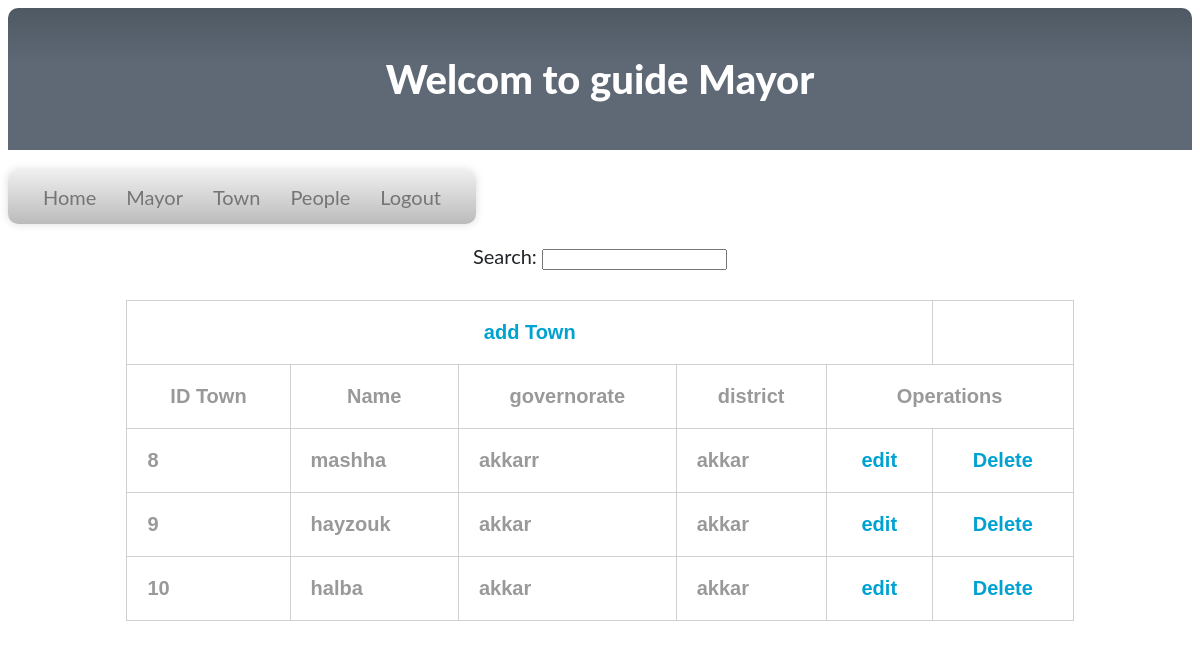
The page /showtown.php on the database its author committed.
### tables this page shows
CREATE TABLE IF NOT EXISTS `town` (
  `id` int(11) NOT NULL AUTO_INCREMENT,
  `name` varchar(20) NOT NULL,
  `governorate` varchar(20) NOT NULL,
  `district` varchar(20) NOT NULL,
  `deletee` varchar(20) NOT NULL DEFAULT 'false',
  PRIMARY KEY (`id`)
);

### src/showtown.php (the view, shortened to what this page needs)
<!DOCTYPE html>
<html>
<head>
  <link rel="stylesheet" type="text/css" media="screen" href="main.css" />
</head>
<body>
<div class="header" >
<h1> Welcom to guide Mayor </h1>
</div>
<nav >
	<ul>
		<li><a href="admin.php">Home</a></li>
		<li><a href="showallmayor.php">Mayor</a>
		</li>
		<li><a href="showtown.php">Town</a>
		</li>
		<li><a href="#">People</a>
			<li><a href="logout.php">Logout</a>
			</li>
	</ul></li>
</nav>
<center>
<center>
<div id="body">
<form>
Search: <input type="text" onkeyup="showHint(this.value)">
</form>
<pSuggestions: <div id="txtHint"></div></p>
 <div id="content">
    <table align="center">
    <tr>
    <th colspan="5"><a href="addtown.php">add Town</a></th>
    </tr>
    <th>ID Town</th>
    <th>Name</th>
    <th>governorate</th>
    <th>district</th>
    <th colspan="2">Operations</th>
    <?php
    $con= mysqli_connect("localhost", "root","", "guide");
 $sql_query="SELECT * FROM town where deletee='false' ";
 $result=mysqli_query($con,$sql_query);
 while($row=mysqli_fetch_row($result))
 {
  ?>
        <tr>
        <td><?php echo $row[0]; ?></td>
        <td><?php echo $row[1]; ?></td>
        <td><?php echo $row[2]; ?></td>
        <td><?php echo $row[3]; ?></td>
  <td align="center">
  <a href="<?php echo "edittown.php?id=$row[0]" ?>"
  >edit</a>
   </td>
   <td align="center"><a href="<?php echo "delettown.php?id=$row[0]" ?>" >Delete</a></td>
        </tr>
        <?php
 }
 ?>
    </table>
    </div>
</center>
</body>
</html>

### src/css/main.css (style rules this page uses)
body { font-size: 20px; color: #212529; font-family: 'Lato', 'Times New Roman', serif; }
h1, h2, h3, h4, h5, h6 { font-weight: 800; font-family: 'Lato', 'Helvetica Neue', Helvetica, Arial, sans-serif; }
a { color: #212529; -webkit-transition: all 0.2s; -moz-transition: all 0.2s; transition: all 0.2s; }

### src/showtown.php (style rules this page uses)
nav ul { background: #efefef; background: linear-gradient(top, #efefef 0%, #bbbbbb 100%); background: -moz-linear-gradient(top, #efefef 0%, #bbbbbb 100%); background: -webkit-linear-gradient(top, #efefef 0%,#bbbbbb 100%); box-shadow: 0px 0px 9px rgba(0,0,0,0.15); padding: 0 20px; border-radius: 10px; list-style: none; position: relative; display: inline-table; }
nav ul:after { content: ""; clear: both; display: block; }
nav ul li { float: left; }
nav ul li a { display: block; padding:15px ; color: #757575; text-decoration: none; }
.header { color: white; background: #4b545f; background: linear-gradient(top, #4f5964 0%, #5f6975 40%); background: -moz-linear-gradient(top, #4f5964 0%, #5f6975 40%); background: -webkit-linear-gradient(top, #4f5964 0%,#5f6975 40%); text-align: center; border-radius: 10px 10px 0px 0px; padding:20px; }
table { width:80%; font-family:Tahoma, Geneva, sans-serif; font-weight:bolder; color:#999; margin-bottom:80px; }
table a { text-decoration:none; color:#00a2d1; }
table,td,th { border-collapse:collapse; border:solid #d0d0d0 1px; padding:20px; }

### rows shown on the page
town: id "8", name "mashha", governorate "akkarr", district "akkar"
town: id "9", name "hayzouk", governorate "akkar", district "akkar"
town: id "10", name "halba", governorate "akkar", district "akkar"
